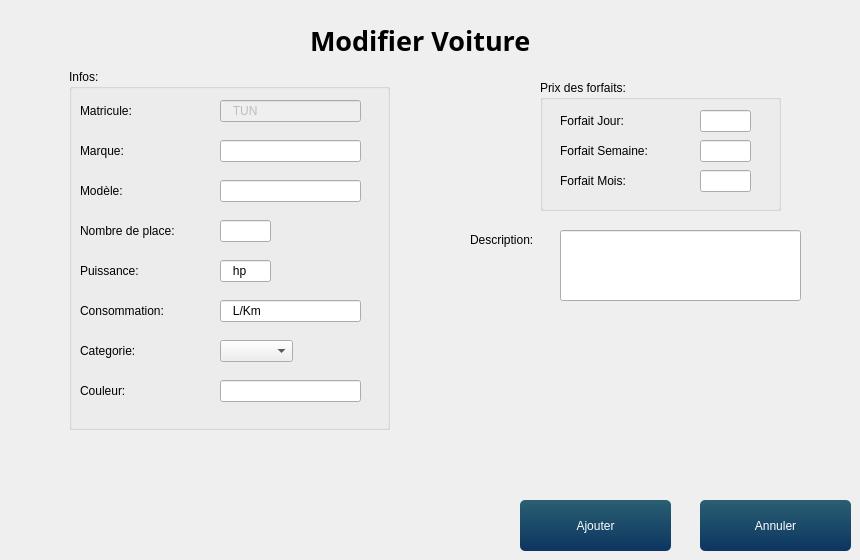
   <widget class="QWidget" name="page_9">
    <widget class="QLabel" name="label_33">
     <property name="geometry">
      <rect>
       <x>310</x>
       <y>20</y>
       <width>231</width>
       <height>41</height>
      </rect>
     </property>
     <property name="font">
      <font>
       <family>Script MT Bold</family>
       <pointsize>20</pointsize>
       <weight>75</weight>
       <bold>true</bold>
      </font>
     </property>
     <property name="text">
      <string>Modifier Voiture</string>
     </property>
    </widget>
    <widget class="QGroupBox" name="groupBox_7">
     <property name="geometry">
      <rect>
       <x>69</x>
       <y>69</y>
       <width>321</width>
       <height>361</height>
      </rect>
     </property>
     <property name="title">
      <string>Infos:</string>
     </property>
    </widget>
    <widget class="QLabel" name="label_36">
     <property name="geometry">
      <rect>
       <x>80</x>
       <y>260</y>
       <width>111</width>
       <height>21</height>
      </rect>
     </property>
     <property name="text">
      <string>Puissance:</string>
     </property>
    </widget>
    <widget class="QLineEdit" name="COULEUR_2">
     <property name="geometry">
      <rect>
       <x>220</x>
       <y>380</y>
       <width>141</width>
       <height>22</height>
      </rect>
     </property>
     <property name="text">
      <string/>
     </property>
    </widget>
    <widget class="QLineEdit" name="FORFAITMOIS_2">
     <property name="geometry">
      <rect>
       <x>700</x>
       <y>170</y>
       <width>51</width>
       <height>22</height>
      </rect>
     </property>
    </widget>
    <widget class="QLineEdit" name="PUISSANCE_2">
     <property name="geometry">
      <rect>
       <x>220</x>
       <y>260</y>
       <width>51</width>
       <height>22</height>
      </rect>
     </property>
     <property name="inputMask">
      <string>999\hp</string>
     </property>
     <property name="text">
      <string>hp</string>
     </property>
    </widget>
    <widget class="QLineEdit" name="NBPLACE_2">
     <property name="geometry">
      <rect>
       <x>220</x>
       <y>220</y>
       <width>51</width>
       <height>22</height>
      </rect>
     </property>
     <property name="inputMask">
      <string>9</string>
     </property>
    </widget>
    <widget class="QLabel" name="label_37">
     <property name="geometry">
      <rect>
       <x>560</x>
       <y>140</y>
       <width>111</width>
       <height>21</height>
      </rect>
     </property>
     <property name="text">
      <string>Forfait Semaine:</string>
     </property>
    </widget>
    <widget class="QLineEdit" name="MATRICULE_2">
     <property name="enabled">
      <bool>false</bool>
     </property>
     <property name="geometry">
      <rect>
       <x>220</x>
       <y>100</y>
       <width>141</width>
       <height>22</height>
      </rect>
     </property>
     <property name="inputMask">
      <string>999TU\N9999</string>
     </property>
     <property name="text">
      <string>TUN</string>
     </property>
     <property name="cursorPosition">
      <number>0</number>
     </property>
     <property name="placeholderText">
      <string/>
     </property>
    </widget>
    <widget class="QLabel" name="label_38">
     <property name="geometry">
      <rect>
       <x>80</x>
       <y>340</y>
       <width>111</width>
       <height>21</height>
      </rect>
     </property>
     <property name="text">
      <string>Categorie:</string>
     </property>
    </widget>
    <widget class="QComboBox" name="CATEG_2">
     <property name="geometry">
      <rect>
       <x>220</x>
       <y>340</y>
       <width>73</width>
       <height>22</height>
      </rect>
     </property>
     <property name="currentIndex">
      <number>-1</number>
     </property>
    </widget>
    <widget class="QGroupBox" name="groupBox_8">
     <property name="geometry">
      <rect>
       <x>540</x>
       <y>80</y>
       <width>241</width>
       <height>131</height>
      </rect>
     </property>
     <property name="title">
      <string>Prix des forfaits:</string>
     </property>
    </widget>
    <widget class="QLabel" name="label_39">
     <property name="geometry">
      <rect>
       <x>80</x>
       <y>300</y>
       <width>111</width>
       <height>21</height>
      </rect>
     </property>
     <property name="text">
      <string>Consommation:</string>
     </property>
    </widget>
    <widget class="QLabel" name="label_40">
     <property name="geometry">
      <rect>
       <x>80</x>
       <y>380</y>
       <width>111</width>
       <height>21</height>
      </rect>
     </property>
     <property name="text">
      <string>Couleur:</string>
     </property>
    </widget>
    <widget class="QLineEdit" name="MODELE_2">
     <property name="geometry">
      <rect>
       <x>220</x>
       <y>180</y>
       <width>141</width>
       <height>22</height>
      </rect>
     </property>
    </widget>
    <widget class="QLineEdit" name="MARQUE_2">
     <property name="geometry">
      <rect>
       <x>220</x>
       <y>140</y>
       <width>141</width>
       <height>22</height>
      </rect>
     </property>
     <property name="inputMask">
      <string/>
     </property>
    </widget>
    <widget class="QLineEdit" name="FORFAITJ_2">
     <property name="geometry">
      <rect>
       <x>700</x>
       <y>110</y>
       <width>51</width>
       <height>22</height>
      </rect>
     </property>
    </widget>
    <widget class="QLineEdit" name="FORFAITSEM_2">
     <property name="geometry">
      <rect>
       <x>700</x>
       <y>140</y>
       <width>51</width>
       <height>22</height>
      </rect>
     </property>
    </widget>
    <widget class="QPushButton" name="AddVoit_2">
     <property name="geometry">
      <rect>
       <x>520</x>
       <y>500</y>
       <width>151</width>
       <height>51</height>
      </rect>
     </property>
     <property name="styleSheet">
      <string notr="true">QPushButton{
	background-color: qlineargradient(spread:pad, x1:1, y1:0, x2:1, y2:1, stop:0 rgba(42, 95, 113, 255),stop:1 rgba(12, 53, 97, 255));
	color: #fff;
	border: 0px;
	border-radius: 5px;
	padding: 5px;
}

QPushButton::hover
{
	background-color: qlineargradient(spread:pad, x1:1, y1:0, x2:1, y2:1, stop:0 rgba(167, 214, 50, 255),stop:1 rgba(98, 169, 67, 255));
	color: #fff;

}
QPushButton::pressed
{
	background-color: qlineargradient(spread:pad, x1:1, y1:0, x2:1, y2:1, stop:0 rgba(147, 194, 30, 255),stop:1 rgba(78, 149, 47, 255));
	color: #fff;
	border: 0px;
	border-radius: 5px;
	padding: 5px;

}</string>
     </property>
     <property name="text">
      <string>Ajouter</string>
     </property>
    </widget>
    <widget class="QLabel" name="label_41">
     <property name="geometry">
      <rect>
       <x>80</x>
       <y>100</y>
       <width>111</width>
       <height>21</height>
      </rect>
     </property>
     <property name="text">
      <string>Matricule:</string>
     </property>
    </widget>
    <widget class="QLineEdit" name="descVoiture_2">
     <property name="geometry">
      <rect>
       <x>560</x>
       <y>230</y>
       <width>241</width>
       <height>71</height>
      </rect>
     </property>
     <property name="frame">
      <bool>true</bool>
     </property>
     <property name="clearButtonEnabled">
      <bool>false</bool>
     </property>
    </widget>
    <widget class="QLabel" name="label_42">
     <property name="geometry">
      <rect>
       <x>80</x>
       <y>180</y>
       <width>111</width>
       <height>21</height>
      </rect>
     </property>
     <property name="text">
      <string>Modèle:</string>
     </property>
    </widget>
    <widget class="QLabel" name="label_43">
     <property name="geometry">
      <rect>
       <x>560</x>
       <y>170</y>
       <width>111</width>
       <height>21</height>
      </rect>
     </property>
     <property name="text">
      <string>Forfait Mois:</string>
     </property>
    </widget>
    <widget class="QLineEdit" name="CONSOMMATIO_2">
     <property name="geometry">
      <rect>
       <x>220</x>
       <y>300</y>
       <width>141</width>
       <height>22</height>
      </rect>
     </property>
     <property name="inputMask">
      <string>999L/Km</string>
     </property>
    </widget>
    <widget class="QLabel" name="label_44">
     <property name="geometry">
      <rect>
       <x>80</x>
       <y>140</y>
       <width>111</width>
       <height>21</height>
      </rect>
     </property>
     <property name="text">
      <string>Marque:</string>
     </property>
    </widget>
    <widget class="QPushButton" name="AnnulerVoit_2">
     <property name="geometry">
      <rect>
       <x>700</x>
       <y>500</y>
       <width>151</width>
       <height>51</height>
      </rect>
     </property>
     <property name="styleSheet">
      <string notr="true">QPushButton{
	background-color: qlineargradient(spread:pad, x1:1, y1:0, x2:1, y2:1, stop:0 rgba(42, 95, 113, 255),stop:1 rgba(12, 53, 97, 255));
	color: #fff;
	border: 0px;
	border-radius: 5px;
	padding: 5px;
}

QPushButton::hover
{
	background-color: qlineargradient(spread:pad, x1:1, y1:0, x2:1, y2:1, stop:0 rgba(167, 214, 50, 255),stop:1 rgba(98, 169, 67, 255));
	color: #fff;

}
QPushButton::pressed
{
	background-color: qlineargradient(spread:pad, x1:1, y1:0, x2:1, y2:1, stop:0 rgba(147, 194, 30, 255),stop:1 rgba(78, 149, 47, 255));
	color: #fff;
	border: 0px;
	border-radius: 5px;
	padding: 5px;

}</string>
     </property>
     <property name="text">
      <string>Annuler</string>
     </property>
    </widget>
    <widget class="QLabel" name="label_45">
     <property name="geometry">
      <rect>
       <x>470</x>
       <y>230</y>
       <width>71</width>
       <height>20</height>
      </rect>
     </property>
     <property name="text">
      <string>Description:</string>
     </property>
    </widget>
    <widget class="QLabel" name="label_46">
     <property name="geometry">
      <rect>
       <x>560</x>
       <y>110</y>
       <width>111</width>
       <height>21</height>
      </rect>
     </property>
     <property name="text">
      <string>Forfait Jour:</string>
     </property>
    </widget>
    <widget class="QLabel" name="label_47">
     <property name="geometry">
      <rect>
       <x>80</x>
       <y>220</y>
       <width>111</width>
       <height>21</height>
      </rect>
     </property>
     <property name="text">
      <string>Nombre de place:</string>
     </property>
    </widget>
    <zorder>groupBox_8</zorder>
    <zorder>label_46</zorder>
    <zorder>label_33</zorder>
    <zorder>groupBox_7</zorder>
    <zorder>label_36</zorder>
    <zorder>COULEUR_2</zorder>
    <zorder>FORFAITMOIS_2</zorder>
    <zorder>PUISSANCE_2</zorder>
    <zorder>NBPLACE_2</zorder>
    <zorder>label_37</zorder>
    <zorder>MATRICULE_2</zorder>
    <zorder>label_38</zorder>
    <zorder>CATEG_2</zorder>
    <zorder>label_39</zorder>
    <zorder>label_40</zorder>
    <zorder>MODELE_2</zorder>
    <zorder>MARQUE_2</zorder>
    <zorder>FORFAITJ_2</zorder>
    <zorder>FORFAITSEM_2</zorder>
    <zorder>AddVoit_2</zorder>
    <zorder>label_41</zorder>
    <zorder>descVoiture_2</zorder>
    <zorder>label_42</zorder>
    <zorder>label_43</zorder>
    <zorder>CONSOMMATIO_2</zorder>
    <zorder>label_44</zorder>
    <zorder>AnnulerVoit_2</zorder>
    <zorder>label_45</zorder>
    <zorder>label_47</zorder>
   </widget>
